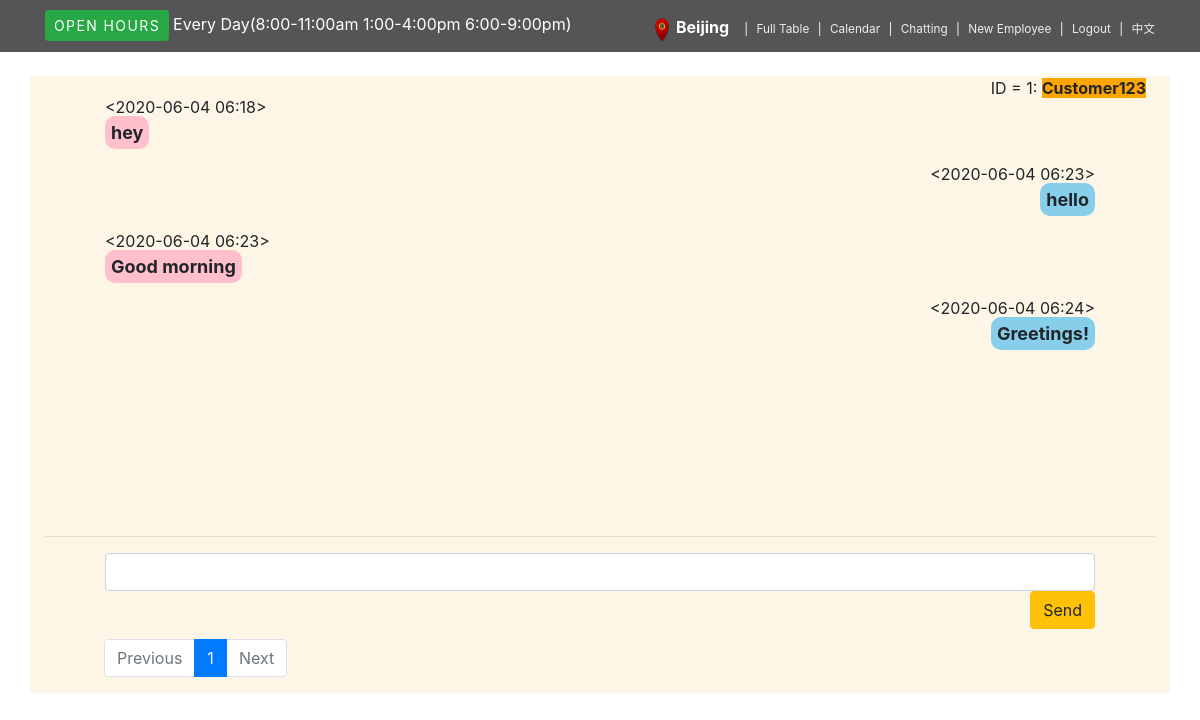
Page /employee_chatting (signed in) on the committed database.
### blogapp/models.py (models this page shows, shortened)
class Employee(db.Model):
	id = db.Column(db.Integer, primary_key=True)
	username = db.Column(db.String(64), index=True, unique=True)
	key = db.Column(db.String(120), index=True)
	password_hash = db.Column(db.String(128))

class Customer(db.Model):
	id = db.Column(db.Integer, primary_key=True)
	username = db.Column(db.String(64), index=True, unique=True)
	email = db.Column(db.String(120), index=True, unique=True)
	password_hash = db.Column(db.String(128))
	phone = db.Column(db.Integer, index=True)
	firstname = db.Column(db.String(64), index=True)
	lastname = db.Column(db.String(64), index=True)
	pets = db.relationship('Pet', backref='owner', lazy='dynamic')
	appointments = db.relationship('Appointment', backref='customer', lazy='dynamic')
	posts = db.relationship('Post', backref='author', lazy='dynamic')

class Post(db.Model):
	id = db.Column(db.Integer, primary_key=True)
	body = db.Column(db.String(140))
	timestamp = db.Column(db.DateTime, index=True, default=datetime.utcnow)
	name = db.Column(db.String(140))
	user_id = db.Column(db.Integer, db.ForeignKey('customer.id'))
	def __repr__(self):
		return '<{}>'.format( str(self.timestamp)[0:16])

### blogapp/routes.py (the view)
@app.route('/employee_chatting', methods=['GET', 'POST'])
def employee_chatting():
	page = request.args.get('page', 1, type = int)
	session['current_path'] = request.path
	if not session.get("USERNAME") is None:
		employee_in_db = Employee.query.filter(Employee.username == session.get("USERNAME")).first()
		if employee_in_db:
			user = {'city': employee_in_db.key}
			customers = Customer.query.filter().order_by(Customer.id).paginate(page, 1)
			return render_template('employee_chatting.html',user=user, title='Message', customers=customers,language=language[render_languages()],pagination=customers)
		else:
			flash("User not permitted")
			return redirect(url_for('login'))
	else:
		flash("User needs to either login or signup first")
		return redirect(url_for('login'))

### blogapp/routes.py (called while the page is built)
def render_languages():
    if not 'lang' in session:
        session['lang'] = 'en'
    return session['lang']

### blogapp/templates/employee_chatting.html (shortened to what this page needs)
{% extends "employee_base.html" %}
{% block content %}
            <div class="container" style="background-color: #FDF5E6;">
              	<div>
                  {% if customers.items %}
            {% for user in customers.items %}
              	<div style="text-align: right;">
              		ID = <span>{{user.id}}</span>: <b id='username' style="background: orange;">{{user.username}}</b> &nbsp;
              		<br>
              	</div>
          <div style="overflow: auto; height: 420px; padding: 0 60px 0 20px;">
					{% for post in user.posts %}
						<ul >
							{% if post.name==user.username %}
              <li style="line-height: 15px;  list-style-type: none; text-align: left;"> {{ post }}  </li>
              <li style="line-height: 35px;  list-style-type: none; text-align: left;"> <b style="padding: 6px; font-size: large;background: pink; border-radius: 10px; ">{{ post.body }}</b> </li>
              {% else %}
              <li style="line-height: 15px;  list-style-type: none; text-align: right;"> {{ post }}  </li>
              <li style="line-height: 35px;  list-style-type: none; text-align: right;"> <b style="padding: 6px; font-size: large;background: skyblue; border-radius: 10px; ">{{ post.body }}</b> </li>
							{% endif %}
						</ul>
					{% endfor %}
          </div>
					<hr>
          <div style="text-align: right; padding: 0 60px 10px 60px;">
					<input type="text" class="form-control">
          <button class="btn btn-warning">{{language['e-f-send']}}</button>
          </div>
				{% endfor %}
        {% else %}
         <div style="overflow: auto; height: 420px; padding: 0 60px 0 20px;">
               <p>{{language['c-chat-nochat']}}</p>
                </div>
       {% endif %}
              	</div>
<div class="row">
  {% import 'pages.html' as pg %}
               {{pg.my_paginate(pagination,'employee_chatting')}}</div>
            </div>
{% endblock %}

### blogapp/templates/employee_base.html (shortened to what this page needs)
<html>
    <head>
        <link rel="stylesheet" href="{{ url_for('static', filename='vendor/bootstrap/css/bootstrap.min.css') }}">
        <link rel="stylesheet" href="{{ url_for('static', filename='css/style.default1.css') }}">
    </head>
    <body>
    <header class="header mb-4" >
      <div id="top">
        <div class="container" >
          <div class="row">
            <div class="col-lg-6 offer mb-3 mb-lg-0">
                <a class="btn btn-success btn-sm">{{language['c-base-open']}}</a><a class="ml-1">{{language['c-base-everyday']}}
                </a>
            </div>
            <div class="col-lg-6 text-center text-lg-right">
              <ul class="menu list-inline mb-0">
                <li class="list-inline-item"><img src="../static/img/location.png" width="14px" height="24px">&nbsp;
                <b style="color: white; font-size: medium;">{{ user.city }}</b>&nbsp;&nbsp;</li>
                <li class="list-inline-item"><a href="{{ url_for('employee_f') }}">{{language['e-base-table']}}</a></li>
                <li class="list-inline-item"><a href="{{ url_for('employee_c') }}">{{language['e-base-fullcalender']}}</a></li>
                <li class="list-inline-item"><a href="{{ url_for('employee_chatting') }}">{{language['e-base-chatting']}}</a></li>
                <li class="list-inline-item"><a href="{{ url_for('employee_register') }}">{{language['e-base-newEmployee']}}</a></li>
                <li class="list-inline-item"><a href="{{ url_for('logout') }}">{{language['e-base-logout']}}</a></li>
                <li class="list-inline-item"><a href="{{ url_for('change_language') }}">{{language['e-base-language']}}</a></li>
              </ul>
            </div>
          </div>
        </div>
      </div>
    </header>
{% block content %}{% endblock %}
    </body>
</html>

### blogapp/static/css/style.default1.css (style rules this page uses)
#top { background: #555; padding: 10px 0; }
#top .offer { color: #fff; }
#top .offer .btn { text-transform: uppercase; letter-spacing: 0.1em; }
#top a { color: #fff; }
#top ul.menu { padding-top: 5px; margin: 0; font-size: 0.738rem; }
#top ul.menu > li { margin-right: 0; }
#top ul.menu > li a { color: #eee; }
#top ul.menu > li + li:before { content: "|\00a0"; padding: 0 5px; color: #f8f9fa; }

### rows in the picture
Employee: city "Beijing"
Customer: id "1", username "Customer123", language "Send"
Post: timestamp "<2020-06-04 06:18>", body "hey"
Post: timestamp "<2020-06-04 06:23>", body "hello"
Post: timestamp "<2020-06-04 06:23>", body "Good morning"
Post: timestamp "<2020-06-04 06:24>", body "Greetings!"

### other values in the picture
{{ language['c-base-open'] }} "OPEN HOURS"
{{ language['c-base-everyday'] }} "Every Day(8:00-11:00am 1:00-4:00pm 6:00-9:00pm)"
{{ language['e-base-table'] }} "Full Table"
{{ language['e-base-fullcalender'] }} "Calendar"
{{ language['e-base-chatting'] }} "Chatting"
{{ language['e-base-newEmployee'] }} "New Employee"
{{ language['e-base-logout'] }} "Logout"
{{ language['e-base-language'] }} "中文"
{{ page }} "1"
